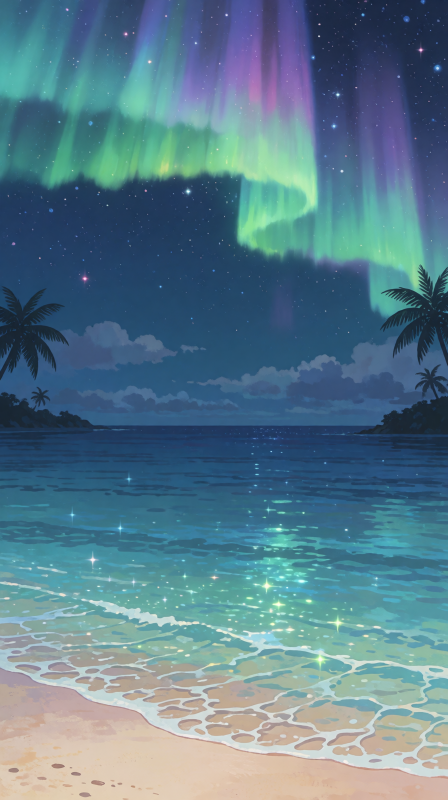
#> input picture store/gen/bg-aurora.png, 896 x 1600 px (shown at 1/2 size)
$ python -i 3-cut-sky.py   (imports and definitions only)
#> lines starting #> are read from the running program, lines starting #| are printed output that depends on the picture
# MAP PICTURE, step 3 of 3. Run:  python 3-cut-sky.py anime_m anime_out maldives hawaii   -> anime_out/<name>.webp (copy to public/resorts).
# Cut the sky out of a panorama whose sky Qwen Image Edit replaced with flat magenta (#ff00ff).
# Magenta is used (not green) because the scenery is full of green leaves. The matte is soft, so leaf edges stay clean.
import sys, os, json, numpy as np
from PIL import Image
from scipy import ndimage as ndi

REPAIR = {"hawaii"}                                                 # pictures where Qwen painted magenta patches on the scenery itself (a mountain peak): repaired below
STRICT = {"bali"}                                                   # pictures whose far haze is magenta-tinted: cut less so that the distant volcano stays

def key(path, name=""):
#> called with path = '../../store/gen/bg-aurora.png', name = ''
    strict = name in STRICT
    a = np.asarray(Image.open(path).convert("RGB")).astype(np.float32)
    R, G, B = a[..., 0], a[..., 1], a[..., 2]
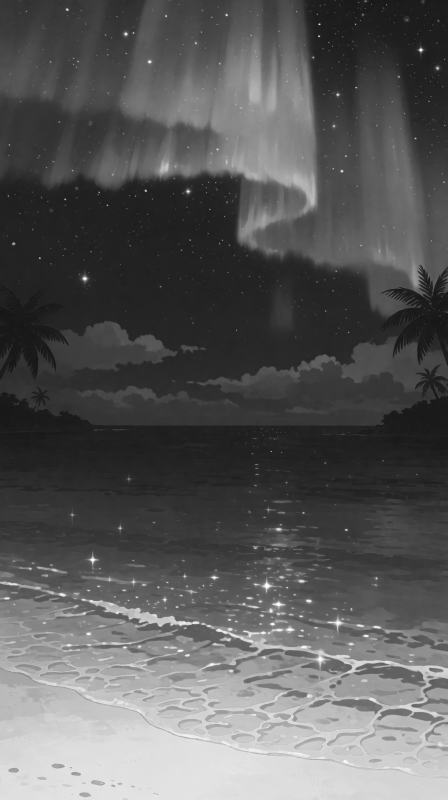
#> R: shape (1600, 896) float32 (shown at 1/2 size); min 16, max 254, mean 89.5
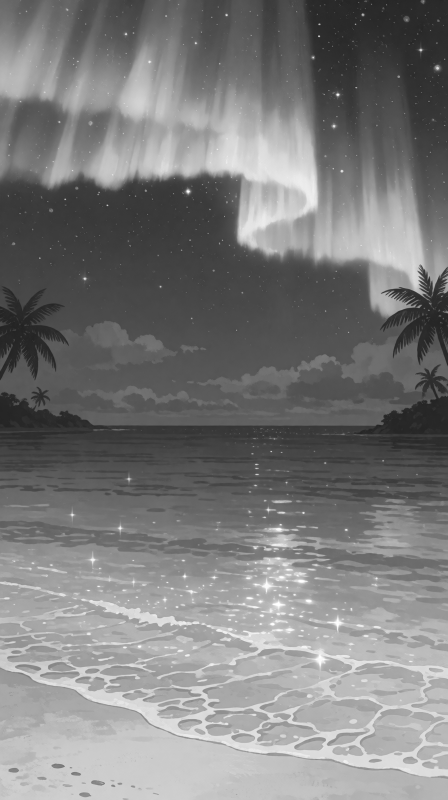
#> G: shape (1600, 896) float32 (shown at 1/2 size); min 31, max 255, mean 123.5
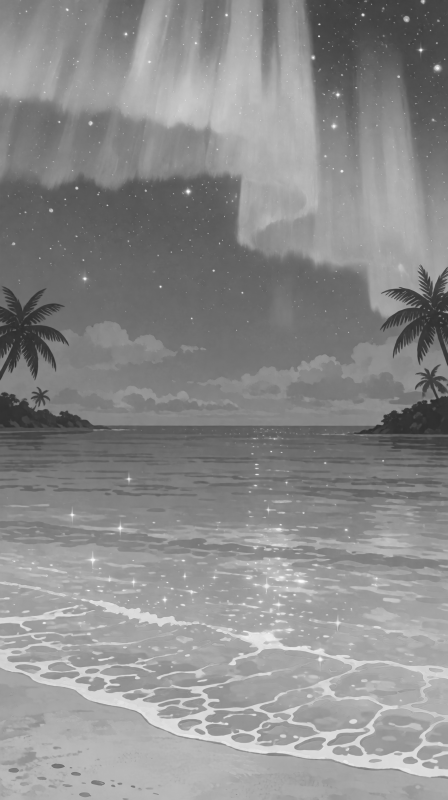
#> B: shape (1600, 896) float32 (shown at 1/2 size); min 42, max 255, mean 139.1
    lo = np.minimum(R, B)
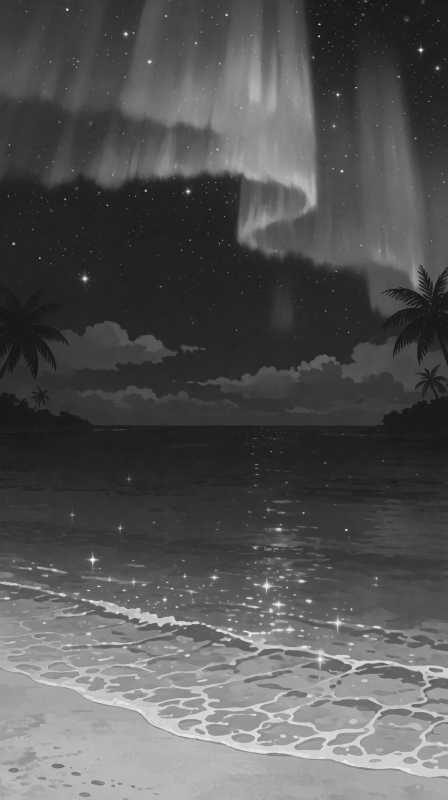
#> lo: shape (1600, 896) float32 (shown at 1/2 size); min 16, max 249, mean 84.9
    ratio = (lo - G) / np.maximum(lo, 90.0)                        # 1 for pure magenta, <= 0 for leaves, sea and sand
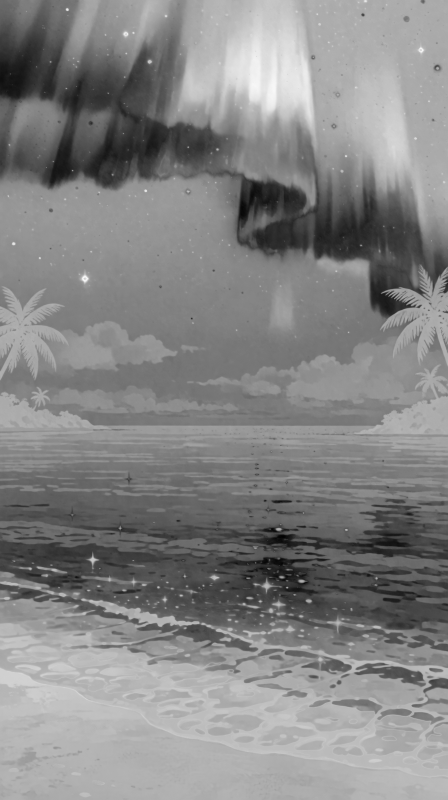
#> ratio: shape (1600, 896) float32 (shown at 1/2 size); min -1.23, max 0.374, mean -0.395; drawn with min black and max white
    cand = ratio > (0.55 if strict else 0.45)
#> cand: shape (1600, 896) bool; every value is 0
    lab, n = ndi.label(cand)
#> lab: shape (1600, 896) int32; every value is 0
#> n = 0
    edge = set(np.unique(np.concatenate([lab[0], lab[-1], lab[:, 0], lab[:, -1]]))) - {0}
#> edge = 0 items
    sky = np.isin(lab, list(edge))                                  # magenta that reaches the picture edge (the sky, and the gaps between leaves it shows through)
    # gaps between leaves that the sky shows through are separate magenta pieces right next to the sky: they are sky too.
    # A piece far from the sky (a magenta patch Qwen painted on a mountain peak) is not sky: it is repaired below.
    near_sky = ndi.binary_dilation(sky, iterations=10)
    sizes = ndi.sum(np.ones_like(lab), lab, range(1, n + 1))
#> sizes = empty array
    for i, v in enumerate(sizes, 1):
        if v > (150 if strict else 40) and ratio[lab == i].mean() > (0.8 if strict else 0.6) and (near_sky[lab == i].any() or name not in REPAIR):
            sky |= lab == i
#> this loop made 0 passes
    region = ndi.binary_dilation(sky, iterations=3)                 # the sky plus its anti-aliased rim
    alpha = np.where(region, 1.0 - np.clip(((ratio - 0.25) / 0.6 if strict else (ratio - 0.12) / 0.5), 0, 1), 1.0)
#> alpha: shape (1600, 896) float32; every value is 1
    alpha = np.clip(alpha, 0, 1)
    # remove the magenta from partly covered pixels: C = a*F + (1-a)*M  =>  F = (C - (1-a)*M) / a
    M = np.array([255.0, 0.0, 255.0])
    edge_px = region & (alpha > 0.02) & (alpha < 0.98)
    al = np.clip(alpha, 0.25, 1.0)[..., None]
    f = a.copy()
    f[edge_px] = ((a - (1 - al) * M) / al)[edge_px]
    # no pink rim: inside a narrow band along the cut, take the color of the nearest pixel that is clearly away from the sky
    band = ndi.binary_dilation(sky, iterations=5)
    idx = ndi.distance_transform_edt(band, return_distances=False, return_indices=True)
    f[band] = f[idx[0], idx[1]][band]
    # stray magenta (not sky): replace it by the color of the nearest clean pixel
    stray = (ratio > 0.5) & (lo > 140) & ~band & ~sky & (name in REPAIR)   # Qwen's paint on a peak is often a paler pink than the sky              # only bright, saturated magenta: dark purple shadows are real
    stray = ndi.binary_dilation(stray, iterations=2) & ~sky
    if stray.any():
        clean = ~stray & ~sky
        idx2 = ndi.distance_transform_edt(~clean, return_distances=False, return_indices=True)
        f[stray] = f[idx2[0], idx2[1]][stray]
    return f.clip(0, 255).astype(np.uint8), alpha

# [9 lines not run here, left out]

>>> result = key('../../store/gen/bg-aurora.png')

$ run again, on store/gen/bg-moon.png
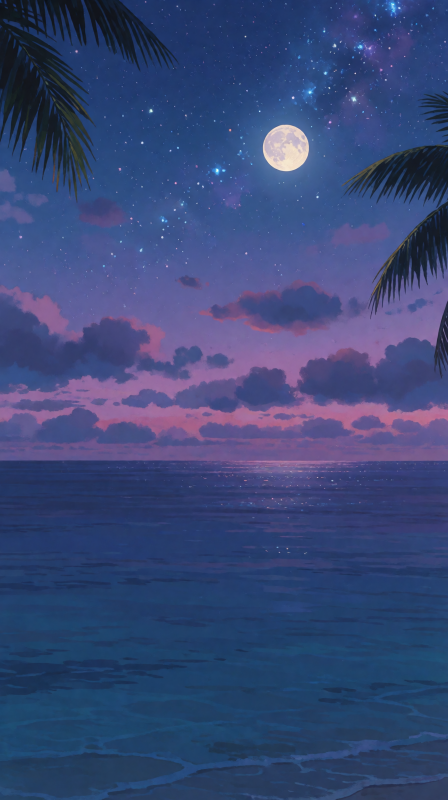
#> input picture store/gen/bg-moon.png, 896 x 1600 px (shown at 1/2 size)
#> in key, `R, G, B = a[..., 0], a[..., 1], a[..., 2]`:
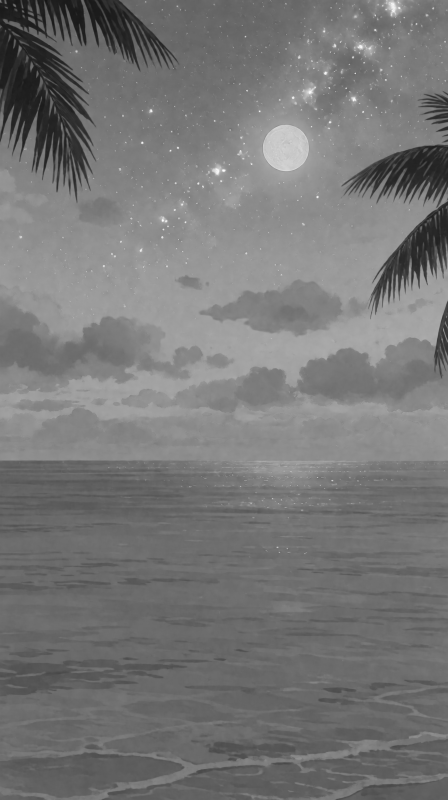
#> B: shape (1600, 896) float32 (shown at 1/2 size); min 20, max 255, mean 118.5
#> in key, `ratio = (lo - G) / np.maximum(lo, 90.0)`:
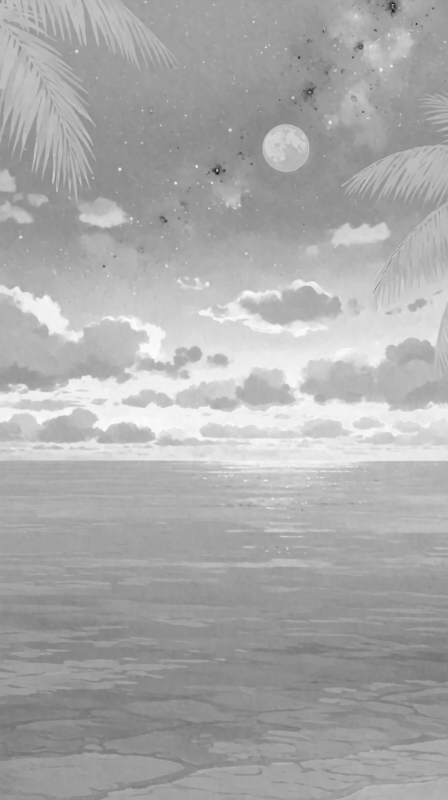
#> ratio: shape (1600, 896) float32 (shown at 1/2 size); min -1.32, max 0.385, mean -0.18; drawn with min black and max white
#> cand: shape (1600, 896) bool; every value is 0
#> lab: shape (1600, 896) int32; every value is 0
#> n = 0
#> edge = 0 items
#> sizes = empty array
#> alpha: shape (1600, 896) float32; every value is 1

$ run again, on store/gen/bg-wide.png
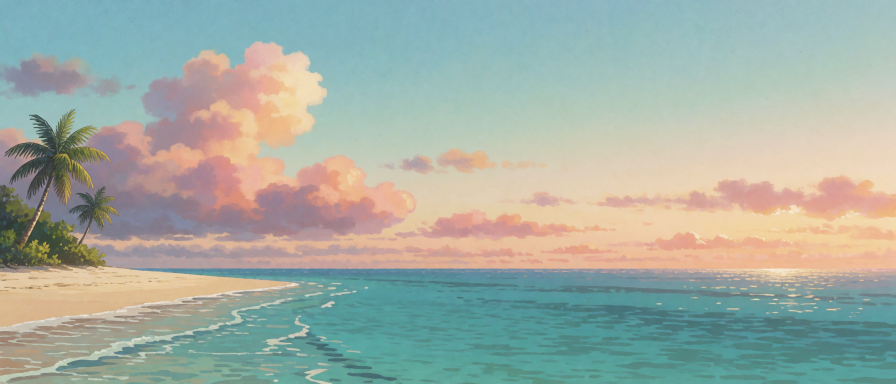
#> input picture store/gen/bg-wide.png, 1792 x 768 px (shown at 1/2 size)
#> in key, `lo = np.minimum(R, B)`:
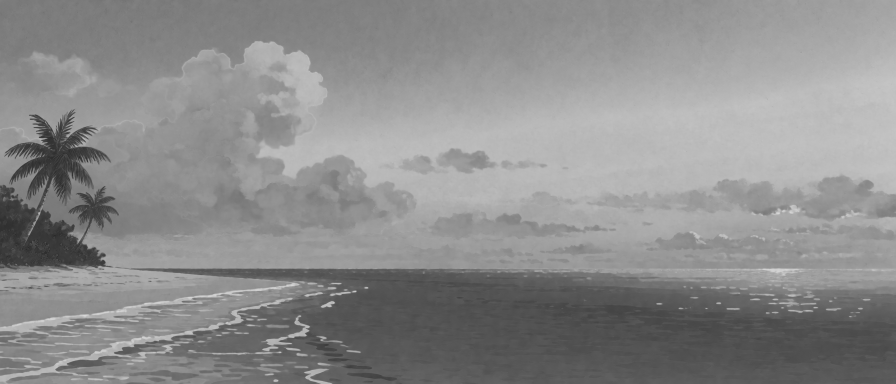
#> lo: shape (768, 1792) float32 (shown at 1/2 size); min 33, max 219, mean 140.2
#> in key, `ratio = (lo - G) / np.maximum(lo, 90.0)`:
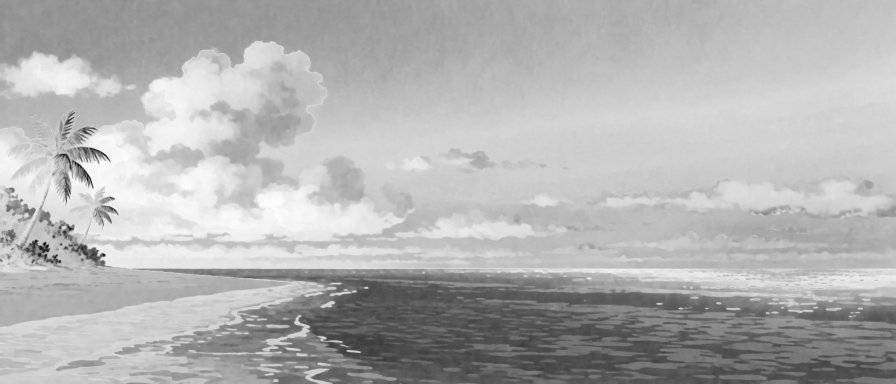
#> ratio: shape (768, 1792) float32 (shown at 1/2 size); min -1.23, max 0.143, mean -0.27; drawn with min black and max white
#> cand: shape (768, 1792) bool; every value is 0
#> lab: shape (768, 1792) int32; every value is 0
#> n = 0
#> edge = 0 items
#> sizes = empty array
#> alpha: shape (768, 1792) float32; every value is 1
